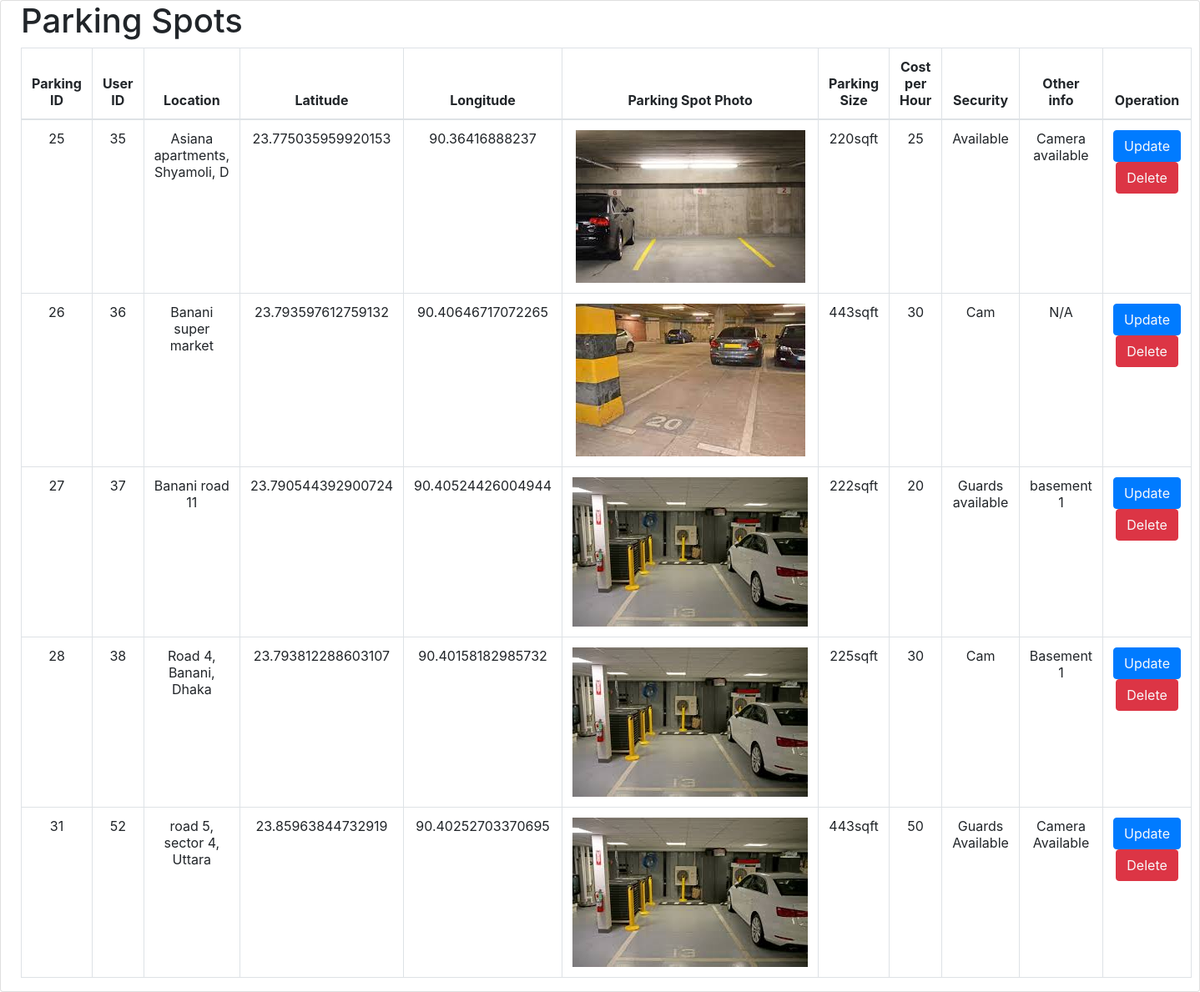
The app's page /PHP/spots.php with its own data.
### tables this page shows
CREATE TABLE `parkingspotdetails` (
  `PID` int(11) NOT NULL,
  `UID` int(11) NOT NULL,
  `Plocation` varchar(30) NOT NULL,
  `Pcoordinate` point NOT NULL,
  `Pphoto` text NOT NULL,
  `Psize` varchar(20) NOT NULL,
  `Costhour` float NOT NULL,
  `Security` varchar(40) NOT NULL,
  `Others` varchar(60) NOT NULL
);

### PHP/spots.php (the view, shortened to what this page needs)
<link rel="stylesheet" href="https://cdn.jsdelivr.net/npm/bootstrap@4.1.3/dist/css/bootstrap.min.css" />
<div class="card table-responsive-xl px-4">
    <?php
    require_once "connect.php";
    $sql = "select PID,UID,Plocation,X(Pcoordinate) as latitude, Y(Pcoordinate) as longitude,Pphoto, Psize,Costhour,Security,Others from parkingspotdetails ";
    $result = mysqli_query($conn, $sql);
    ?>
    <h1>Parking Spots</h1>
    <table class="table table-bordered text-center w-100">
        <thead>
            <tr>
                <th>Parking ID</th>
                <th>User ID</th>
                <th>Location</th>
                <th>Latitude</th>
                <th>Longitude</th>
                <th>Parking Spot Photo</th>
                <th>Parking Size</th>
                <th>Cost per Hour</th>
                <th>Security</th>
                <th>Other info</th>
                <th>Operation</th>
            </tr>
        </thead>
        <tbody id="showdata">
            <tr>
                <?php
                if ($result) {
                    while ($row = mysqli_fetch_assoc($result)) {
                        $pid = $row['PID'];
                ?>
                        <td><?php echo $row['PID']; ?></td>
                        <td><?php echo $row['UID']; ?></td>
                        <td><?php echo $row['Plocation']; ?></td>
                        <td><?php echo $row['latitude']; ?></td>
                        <td><?php echo $row['longitude']; ?></td>
                        <td><img src="<?php echo $row['Pphoto']; ?>" alt="Spot Picture"></td>
                        <td><?php echo $row['Psize']; ?></td>
                        <td><?php echo $row['Costhour']; ?></td>
                        <td><?php echo $row['Security']; ?></td>
                        <td><?php echo $row['Others']; ?></td>
                        <?php
                        echo
                        '<td><button class="btn btn-primary"><a href="updatespot.php?updateid=' . $pid . '" class="text-light">Update</a></button>
                            <button class="btn btn-danger"><a href="deletespot.php?deleteid=' . $pid . '" class="text-light">Delete</a></button>
                        </td>'
                        ?>
            </tr>
    <?php
                    }
                } else {
                    echo 'No Data to show';
                }
    ?>
        </tbody>
    </table>
</div>

### records on screen
parkingspotdetails: PID "25", UID "35", Plocation "Asiana apartments, Shyamoli, D", latitude "23.775035959920153", longitude "90.36416888237", Pphoto (picture), Psize "220sqft", Costhour "25", Security "Available", Others "Camera available"
parkingspotdetails: PID "26", UID "36", Plocation "Banani super market", latitude "23.793597612759132", longitude "90.40646717072265", Pphoto (picture), Psize "443sqft", Costhour "30", Security "Cam", Others "N/A"
parkingspotdetails: PID "27", UID "37", Plocation "Banani road 11", latitude "23.790544392900724", longitude "90.40524426004944", Pphoto (picture), Psize "222sqft", Costhour "20", Security "Guards available", Others "basement 1"
parkingspotdetails: PID "28", UID "38", Plocation "Road 4, Banani, Dhaka", latitude "23.793812288603107", longitude "90.40158182985732", Pphoto (picture), Psize "225sqft", Costhour "30", Security "Cam", Others "Basement 1"
parkingspotdetails: PID "31", UID "52", Plocation "road 5, sector 4, Uttara", latitude "23.85963844732919", longitude "90.40252703370695", Pphoto (picture), Psize "443sqft", Costhour "50", Security "Guards Available", Others "Camera Available"
